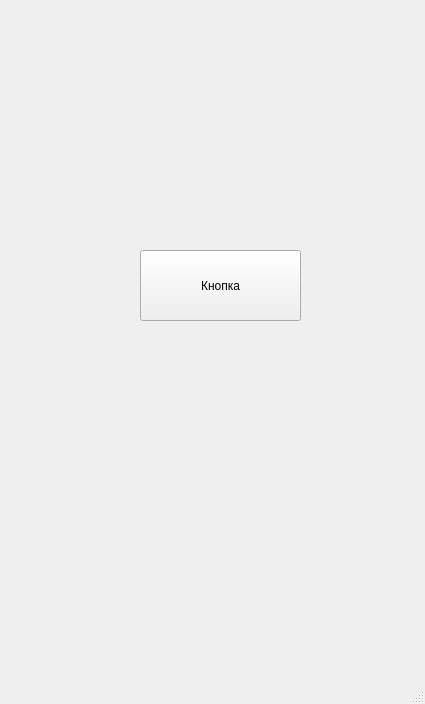
<?xml version="1.0" encoding="UTF-8"?>
<ui version="4.0">
 <class>MainWindow</class>
 <widget class="QMainWindow" name="MainWindow">
  <property name="geometry">
   <rect>
    <x>0</x>
    <y>0</y>
    <width>425</width>
    <height>704</height>
   </rect>
  </property>
  <property name="windowTitle">
   <string>MainWindow</string>
  </property>
  <widget class="QWidget" name="centralwidget">
   <widget class="QPushButton" name="pushButton">
    <property name="geometry">
     <rect>
      <x>140</x>
      <y>250</y>
      <width>161</width>
      <height>71</height>
     </rect>
    </property>
    <property name="text">
     <string>Кнопка</string>
    </property>
   </widget>
  </widget>
  <widget class="QMenuBar" name="menubar">
   <property name="geometry">
    <rect>
     <x>0</x>
     <y>0</y>
     <width>425</width>
     <height>26</height>
    </rect>
   </property>
  </widget>
  <widget class="QStatusBar" name="statusbar"/>
 </widget>
 <resources/>
 <connections/>
</ui>
